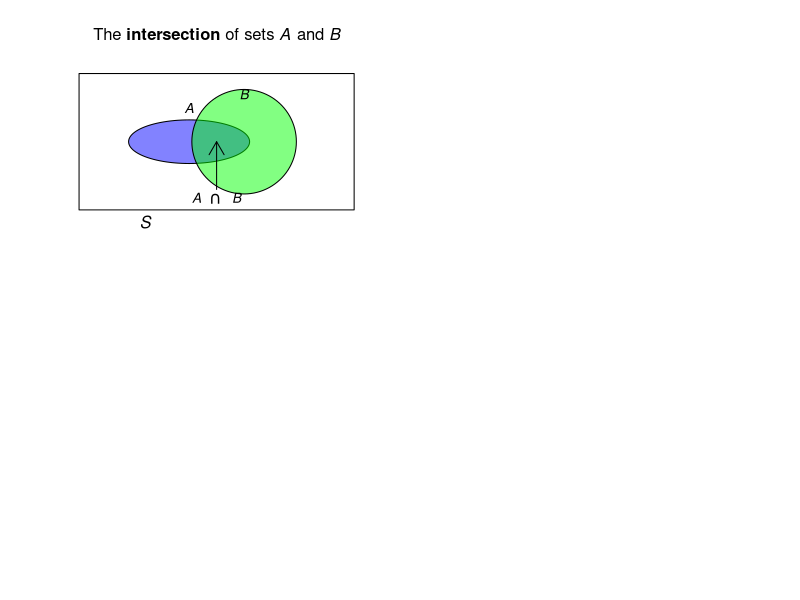

The R script that drew this image: (Note: this script raises an error after producing the figure.)
## ---- chunk 1
#par( mar = c(0.05, 0.05, 0.05, 0.05))
par(mfrow = c(2, 2) )


colourA <- rgb(0, 0, 255, 
               max = 255, 
               alpha = 125)
colourB <- rgb(0, 255, 0, 
               max = 255, 
               alpha = 125)
colourS <- rgb(100, 100, 100, 
               max = 255, 
               alpha = 125)


### INTERSECTION
plot( x = c(0, 1),
      y = c(0, 1),
      type = "n",
      ylab = "",
      xlab = "",
      main = expression(paste("The ", bold(intersection), " of sets ", italic(A), " and ", italic(B))) ,
      axes = FALSE)


polygon( x = c(0, 0, 1, 1),
         y = c(0, 1, 1, 0))
plotrix::draw.ellipse(x = 0.4, 
                     y = 0.5,
                     a = 0.22,
                     b = 0.16,
                     col = colourA)
plotrix::draw.circle(x = 0.6,
                     y = 0.5,
                     radius = 0.19,
                     col = colourB)
text(x = 0.4,
     y = 0.65,
     labels = expression(italic(A)), 
     pos = 3)
text(x = 0.6,
     y = 0.75,
     labels = expression(italic(B)), 
     pos = 3)
arrows( x0 = 0.5, 
        y0 = 0.15,
        x1 = 0.5,
        y1 = 0.5,
        length = 0.15,
        lwd = 1)
text(x = 0.5,
     y = 0.18,
     pos = 1,
     labels = expression(italic(A) ~~ intersect() ~~ italic(B)))
mtext(text = expression(italic(S)),
      side = 1,
      adj = 0.25)


### UNION
colour1 <- plotColour1

plot( x = c(0, 1),
      y = c(0, 1),
      type = "n",
      xlab= "",
      ylab= "",
      main = expression(paste("The ", bold(union), " of sets ", italic(A), " and ", italic(B))) ,
      axes = FALSE)


polygon( x = c(0, 0, 1, 1),
         y = c(0, 1, 1, 0))
plotrix::draw.ellipse(x = 0.4, 
                     y = 0.5,
                     a = 0.22,
                     b = 0.16,
                     col = colour1,
                     border = colour1)
plotrix::draw.circle(x = 0.6,
                     y = 0.5,
                     radius = 0.2,
                     col = colour1,
                     border = colour1)
text(x = 0.5,
     y = 0.5,
     labels = expression(italic(A) ~~ union() ~~ italic(B)))


text(x = 0.4,
     y = 0.75,
     labels = expression(italic(A)), 
     pos = 3)
text(x = 0.6,
     y = 0.75,
     labels = expression(italic(B)), 
     pos = 3)
mtext(text = expression(italic(S)),
      side = 1,
      adj = 0.25)



### SUBSET
plot( x = c(0, 1),
      y = c(0, 1),
      type = "n",
      xlab= "",
      ylab= "",
      main = expression(paste( italic(A), " is a ", bold(subset), " of ", italic(B))) ,
      axes = FALSE)


polygon( x = c(0, 0, 1, 1),
         y = c(0, 1, 1, 0))
plotrix::draw.ellipse(x = 0.52, 
                     y = 0.55,
                     a = 0.1,
                     b = 0.07,
                     col = colourA)
plotrix::draw.circle(x = 0.5,
                     y = 0.5,
                     radius = 0.2,
                     col = colourB)
text(x = 0.52,
     y = 0.65,
     labels = expression(italic(A)),
     pos = 1)
text(x = 0.5,
     y = 0.75,
     labels = expression(italic(B)),
     pos = 3)
mtext(text = expression(italic(S)),
      side = 1,
      adj = 0.25)




### COMPLEMENT
plot( x = c(0, 1),
      y = c(0, 1),
      type = "n",
      xlab= "",
      ylab= "",
      main = expression(paste("The ", bold(complement), " of ", italic(A) )) ,
      axes = FALSE)


polygon( x = c(0, 0, 1, 1),
         y = c(0, 1, 1, 0),
         col = plotColour)
plotrix::draw.ellipse(x = 0.4, 
                     y = 0.5,
                     a = 0.22,
                     b = 0.16,
                     col = "white")
text(x = 0.4,
     y = 0.4,
     labels = expression(italic(A)))
text(x = 0.75,
     y = 0.55,
     labels = expression(bar(italic(A))))
mtext(text = expression(italic(S)),
      side = 1,
      adj = 0.25)
## ---- chunk 2
colourE <- rgb(0, 0, 255, 
               max = 255, 
               alpha = 125)
colourG <- rgb(0, 255, 0, 
               max = 255, 
               alpha = 125)

plot( x = c(0, 1),
      y = c(0, 1),
      type = "n",
      ylab = "",
      xlab = "",
      main = expression(paste("Events ", italic(E), " and ", italic(G))) ,
      axes = FALSE)


polygon( x = c(0, 0, 1, 1),
         y = c(0, 1, 1, 0))
plotrix::draw.ellipse(x = 0.4, 
                     y = 0.5,
                     a = 0.2,
                     b = 0.19,
                     col = colourE)
plotrix::draw.ellipse(x = 0.6,
                     y = 0.5,
                     a = 0.2,
                     b = 0.21,
                     col = colourG)
text(x = 0.4,
     y = 0.25,
     labels = expression(italic(E)), 
     pos = 1)
text(x = 0.6,
     y = 0.25,
     labels = expression(italic(G)), 
     pos = 1)
mtext(text = expression(italic(S)),
      side = 1,
      adj = 0.25)

# The elements
text(x = c(0.1, 0.5),
     y = c(0.6, 0.9),
     cex = 1.5,
     labels = c("1",
                "3"))
text(x = c(0.52, 0.48),
     y = c(0.55, 0.42),
     cex = 1.5,
     labels = c("4",
                "6"))
text(x = 0.25,
     y = 0.50,
     cex = 1.5,
     labels = "2")
text(x = 0.75,
     y = 0.55,
     cex = 1.5,
     labels = "5" )
## ---- chunk 3
par( mar = c(1, 1, 1, 1) + 0.1 )

plot( x = c(-10, 70),
      y = c(0, 0),
      ylim = c(-30, 30),
      type = "l",
      lwd = 2,
      axes = FALSE,
      xlab = "",
      ylab = "")
for (i in seq(0, 70, by = 10)){
   lines( x = c(i, i),
          y = c(-3, 3),
          lwd = 2)
  text(x = i,
       y = -13,
       labels = as.character(i))
}

b1 <- 40
b2 <- 50
b1lo <- 10
b1hi <- 15
b2lo <- 20
b2hi <- 25
b1limit1 <- 60
b1limit2 <- 70

# B1
polygon(x = c(b1limit2, b1, b1, b1limit2),
        y = c(b1lo, b1lo, b1hi, b1hi),
        col = plotColour,
        border = NA) # No borders
lines(x = c(b1limit1, b1, b1, b1limit1),
      y = c(b1lo, b1lo, b1hi, b1hi),
      lwd = 1)
lines(x = c(b1limit1, b1limit2),
      y = c(b1lo, b1lo),
      lwd = 1,
      lty = 2)
lines(x = c(b1limit1, b1limit2),
      y = c(b1hi, b1hi),
      lwd = 1,
      lty = 2)


# B2
polygon(x = c(0, b2, b2, 0),
        y = c(b2lo, b2lo, b2hi, b2hi),
        col = plotColour)

# Text
text(0, (b1lo + b1hi)/2, 
     labels = expression(italic(B)[1]),
     pos = 2)
text(0, (b2lo + b2hi)/2, 
     labels = expression(italic(B)[2]),
     pos = 2)
## ---- chunk 4
VaccTable <-  array( dim = c(2, 2))
VaccTable[1, ] <- c("200 745", "33")
VaccTable[2, ] <- c("201 229", "115")

colnames(VaccTable) <- c("Number treated",
                         "Paralytic cases")
rownames(VaccTable) <- c("Vaccinated",
                         "Control")

if( knitr::is_latex_output() ) {
  knitr::kable(VaccTable,
               format = "latex",
               booktabs = TRUE,
               align = "r",
               longtable = FALSE,                
               escape = FALSE,
               caption = "The number of paralytic cases for two groups of children: one group of controls and another vaccinated with the Salk polio vaccine") %>%
    kable_styling(font_size = 10) %>%
    row_spec(0, bold = TRUE) 
}
if( knitr::is_html_output() ) {
  knitr::kable(VaccTable,
               escape = TRUE,
               format = "html",
               booktabs = TRUE,
               align = "r",
               longtable = FALSE,                
               caption = "The number of paralytic cases for two groups of children: one group of controls and another vaccinated with the Salk polio vaccine") %>%
    row_spec(0, bold = TRUE) 
}


## ---- chunk 5
set.seed(966141)                     # For repeatability
## ---- chunk 6
NumTosses <- 500 # Simulated tossing a coin 500 times
Tosses <- sample(x = c("H", "T"),    # Choose "H"  or  "T"
                 size = NumTosses,   # Do this 500 times
                 replace = TRUE)     # H and T can be reselected 
Tosses[1 : 10]                       # Show the first 10 results
## ---- chunk 7
TossNumber <- 1:NumTosses            # Sequence: toss number
PropHeads <- cumsum(Tosses == "H") / TossNumber
                                     # P(Heads) after each toss

plot(PropHeads,
     main = "The proportion of heads after\nso many tosses",
     xlab = "Toss number",          # Label on x-axis
     ylab = "Proportion of heads",  # Label on y-axis
     type = "l",       # Draw a "l"ine rather than "p"oints
     lwd = 2,          # Make axes labels horizontal
     ylim = c(0, 1),   # y-axis limits
     las = 1,          # Make axes labels horizontal
     col = "blue")     # Line colour: blue
abline( h = 0.5,       # Draw horizontal line at y = 0.5
        col = "grey")  # Make line grey in colour
## ---- chunk 8
# http://www.bom.gov.au/jsp/ncc/cdio/weatherData/av?p_nccObsCode=139&p_display_type=dataFile&p_startYear=&p_c=&p_stn_num=044021
CR <- read.csv("./Data/IDCJAC0001_044021/IDCJAC0001_044021_Data12.csv")

numAprils <- length(CR$Apr)
numZeros <- sum(CR$Apr == 0)
probZero <- numZeros/numAprils
probRain <- 1 - probZero

minYear <- min(CR$Year)
maxYear <- max(CR$Year)
numYears <- maxYear - minYear + 1
## ---- chunk 9
par( mfrow = c(1, 2))

Heights <- c(0, 0, 50, 30, 10, 10)

barplot(height = Heights,
        width = 10,
        space = 0,
        xlab = "Throwing distance (in m)",
        main = "Throwing distance regions",
        col = plotColour,
        axes = FALSE)
axis(side = 1,
     at = seq(0, 60,
              by = 10) )
axis(side = 2,
     las = 1,
     at = seq(0, 50,
              by = 10),
     labels = c("0", 
                expression(italic(k)),
                expression(2*italic(k)),
                expression(3*italic(k)),
                expression(4*italic(k)),
                expression(5*italic(k)) ) )
text(25, 20,
     cex = 0.8,
     labels = "50%")
text(35, 20,
     cex = 0.8,
     labels = "30%")
text(45, 5,
     cex = 0.8,
     labels = "10%")
text(55, 5,
     cex = 0.8,
     labels = "10%")


barplot(height = Heights,
        width = 10,
        space = 0,
        xlab = "Throwing distance (in m)",
        main = "Throwing distance regions:\n rough probability model",
        col = plotColour,
        axes = FALSE)
axis(side = 1,
     at = seq(0, 60,
              by = 10) )
axis(side = 2,
     las = 1,
     at = seq(0, 50,
              by = 10),
     labels = c("0", 
                "0.01",
                "0.02",
                "0.03",
                "0.04",
                "0.05") )

## ---- chunk 10
#https://data.longpaddock.qld.gov.au/SeasonalClimateOutlook/SouthernOscillationIndex/SOIDataFiles/MonthlySOIPhase1887-1989Base.txt

SOIPhases <- read.table("./Data/MonthlySOIPhase1887-1989Base.txt",
                        header = TRUE)
SOIPhasesApril <- subset(SOIPhases,
                         Month == 4)
CRApril <- data.frame(Year = CR$Year,
                      Apr = CR$Apr)
ChApril <- merge(CRApril, SOIPhasesApril, "Year")

ChAprilTable <- xtabs( ~ (Apr > 0) + Phase, 
                       data = ChApril)

rownames(ChAprilTable) <- c("No rain",
                            "Rain")
colnames(ChAprilTable) <- c("Phase 1",
                            "Phase 2",
                            "Phase 3",
                            "Phase 4",
                            "Phase 5")
## ---- chunk 11
L <- sum(ChApril$Apr > 30)
R <- sum(ChApril$Apr > 0) 
Number <- length(ChApril$Apr)

Prob30 <- L / Number
Prob0 <- R / Number

CProb30 <- Prob30 / Prob0
## ---- chunk 12
MumpsTable <- array( dim = c(2, 3))

MumpsTable[1, ] <- c(63, 21, 63 + 21)
MumpsTable[2, ] <- c(36, 12, 36 + 12)

rownames(MumpsTable) <- c("Females",
                          "Males")
colnames(MumpsTable) <- c("Complied with isolation",
                          "Did not comply with isolation",
                          "TOTAL")


if( knitr::is_latex_output() ) {
  knitr::kable(MumpsTable,
               format = "latex",
               booktabs = TRUE,
               align = "r",
               longtable = FALSE,                
               escape = FALSE,
               caption = "Students response to isolation request at a Kansas university") %>%
    kable_styling(font_size = 10) %>%
    row_spec(0, bold = TRUE) 
}
if( knitr::is_html_output() ) {
  knitr::kable(MumpsTable,
               escape = TRUE,
               format = "html",
               booktabs = TRUE,
               align = "r",
               longtable = FALSE,                
               caption = "Students response to isolation request at a Kansas university") %>%
    row_spec(0, bold = TRUE) 
}
## ---- chunk 13
PeaTable <- array(dim = c(2, 2) )

colnames(PeaTable) <- c("Yellow", 
                        "Green")
rownames(PeaTable) <- c("Rounded", 
                        "Wrinkled")

PeaTable[1, ] <- c(0.5665,
                   0.1942)
PeaTable[2, ] <- c(0.1817,
                   0.0576)
                   
if( knitr::is_latex_output() ) {
  knitr::kable(PeaTable,
               format = "latex",
               booktabs = TRUE,
               align = "r",
               longtable = FALSE,                
               escape = FALSE,
               caption = "The second generation results from Mendel's experiment, crossing a pure line of round yellow peas with a pure line of wrinkled green peas") %>%
    kable_styling(font_size = 10) %>%
    row_spec(0, bold = TRUE) 
}
if( knitr::is_html_output() ) {
  knitr::kable(PeaTable,
               escape = TRUE,
               format = "html",
               booktabs = TRUE,
               align = "r",
               longtable = FALSE,                
               caption = "The second generation results from Mendel's experiment, crossing a pure line of round yellow peas with a pure line of wrinkled green peas") %>%
    row_spec(0, bold = TRUE) 
}

## ---- chunk 14
par(mar = c(1, 0.5, 0.6, 0.5) + 0.1)

plot( x = c(0, 1),
      y = c(0, 1),
      type = "n",
      main = "Tree diagram for the breast cancer example",
      xlab = "",
      ylab = "",
      axes = FALSE)
#STEP 1
lines( x = c(0.2, 0.40),
       y = c(0.5, 0.75),
       lwd = 2)
lines( x = c(0.2, 0.40),
       y = c(0.5, 0.25),
       lwd = 2)
# STEP 2
lines( x = c(0.60, 0.80),
       y = c(0.75, 0.90),
       lwd = 2)
lines( x = c(0.60, 0.80),
       y = c(0.75, 0.60),
       lwd = 2)

lines( x = c(0.60, 0.80),
       y = c(0.25, 0.40),
       lwd = 2)
lines( x = c(0.60, 0.80),
       y = c(0.25, 0.10),
       lwd = 2)

# TEXT
text(x = 0.50,
     y = 0.75,
     labels = expression("Cancer,"~italic(C)))
text(x = 0.50,
     y = 0.25,
     labels = expression("Cancer,"~bar(italic(C))) )

text(x = 0.90,
     y = 0.90,
     labels = expression("+ve test,"~italic(D)) )
text(x = 0.90,
     y = 0.60,
     labels = expression("-ve test,"~bar(italic(D))) )

text(x = 0.90,
     y = 0.40,
     labels = expression("+ve test,"~italic(D)) )
text(x = 0.90,
     y = 0.10,
     labels = expression("-ve test,"~bar(italic(D))) )

# ADD PROBS
text(x = 0.38,
     y = 0.63,
     cex = 0.9,
     labels = "0.02")
text(x = 0.38,
     y = 0.37,
     cex = 0.9,
     labels = "0.98")

text(x = 0.65,
     y = 0.84,
     cex = 0.9,
     labels = "0.75")
text(x = 0.65,
     y = 0.66,
     cex = 0.9,
     labels = "0.25")

text(x = 0.65,
     y = 0.34,
     cex = 0.9,
     labels = "0.10")
text(x = 0.65,
     y = 0.16,
     cex = 0.9,
     labels = "0.90")

## STEPS
text(x = 0.50,
     y = 0.01,
     label = expression(bold("Step 1"))
     )
text(x = 0.90,
     y = 0.01,
     label = expression(bold("Step 2"))
     )
## ---- chunk 15
BreastTable <- array(dim = c(2, 3))

colnames(BreastTable) <- c("+ive test",
                           "-ive test",
                           "Total")
rownames(BreastTable) <- c("Has breast cancer",
                           "Does not have breast cancer")
BreastTable[1, ] <- c("0.75 x 0.02 = 0.015",
                      "0.25 x 0.02 = 0.005",
                      "0.02")
BreastTable[2, ] <- c("0.10 x 0.98 = 0.098",
                      "0.90 x 0.98 = 0.882",
                      0.98)

if( knitr::is_latex_output() ) {
  knitr::kable(BreastTable,
               format = "latex",
               booktabs = TRUE,
               align = "r",
               longtable = FALSE,                
               escape = FALSE,
               caption = "The probabilities from the breast cancer example") %>%
    kable_styling(font_size = 10) %>%
    row_spec(0, bold = TRUE) 
}
if( knitr::is_html_output() ) {
  knitr::kable(BreastTable,
               escape = TRUE,
               format = "html",
               booktabs = TRUE,
               align = "r",
               longtable = FALSE,                
               caption = "The probabilities from the breast cancer example") %>%
    row_spec(0, bold = TRUE) 
}
## ---- chunk 16
par( mfrow = c(2, 2))
colourCancer <- rgb(0, 0, 255, 
                    max = 255,
                    alpha = 125)
colourPos  <- rgb(0, 255, 0, 
                  max = 255, 
                  alpha = 125)

plot( x = c(0, 1),
      y = c(0, 1),
      type = "n",
      ylab = "",
      xlab = "",
      main = expression(paste("Events ", italic(C), " and ", bar(italic(C)))),
      axes = FALSE)

polygon( x = c(0, 0, 1, 1),
         y = c(0, 1, 1, 0))
plotrix::draw.circle(x = 0.4, 
                     y = 0.5,
                     radius = 0.2,
                     col = colourCancer)
text(x = 0.4,
     y = 0.5,
     labels = expression(paste(italic(C), ": 0.02")))
text(x = 0.8,
     y = 0.5,
     labels = expression(paste(bar(italic(C)), ": 0.98")))
mtext(text = expression(italic(S)),
      side = 1,
      adj = 0.25)


###############


plot( x = c(0, 1),
      y = c(0, 1),
      type = "n",
      ylab = "",
      xlab = "",
      main = expression(paste("Events ", italic(D), " and ", bar(italic(D)))) ,
      axes = FALSE)


polygon( x = c(0, 0, 1, 1),
         y = c(0, 1, 1, 0))

plotrix::draw.circle(x = 0.6,
                     y = 0.5,
                     radius = 0.2,
                     col = colourPos)

text(x = 0.6,
     y = 0.5,
     labels = expression(paste(italic(D), ": 0.113")))
text(x = 0.2,
     y = 0.5,
     labels = expression(paste( bar(italic(D)), ": 0.887")))

mtext(text = expression(italic(S)),
      side = 1,
      adj = 0.25)


####################


plot( x = c(0, 1),
      y = c(0, 1),
      type = "n",
      ylab = "",
      xlab = "",
      main = expression(paste("Events ", italic(C), " and ", italic(D))) ,
      axes = FALSE)


polygon( x = c(0, 0, 1, 1),
         y = c(0, 1, 1, 0))
plotrix::draw.circle(x = 0.4, 
                     y = 0.5,
                     radius = 0.2,
                     col = colourCancer)
plotrix::draw.circle(x = 0.6,
                     y = 0.5,
                     radius = 0.2,
                     col = colourPos)
text(x = 0.3,
     y = 0.5,
     labels = expression(italic(C)))
text(x = 0.7,
     y = 0.5,
     labels = expression(italic(D)))
mtext(text = expression(italic(S)),
      side = 1,
      adj = 0.25)


#################



plot( x = c(0, 1),
      y = c(0, 1),
      type = "n",
      ylab = "",
      xlab = "",
      main = expression("The probabilities in each section"),
      axes = FALSE)


polygon( x = c(0, 0, 1, 1),
         y = c(0, 1, 1, 0))
plotrix::draw.circle(x = 0.4, 
                     y = 0.5,
                     radius = 0.2,
                     col = colourCancer)
plotrix::draw.circle(x = 0.6,
                     y = 0.5,
                     radius = 0.2,
                     col = colourPos)
text(x = 0.3,
     y = 0.5,
     labels = "0.005")
text(x = 0.7,
     y = 0.5,
     labels = "0.098")
text(x = 0.7,
     y = 0.85,
     labels = expression(bar(italic(C)) ~ intersect() ~ bar(italic(D)) ~ ": 0.882") )
mtext(text = expression(italic(S)),
      side = 1,
      adj = 0.25)

# Intersection
text(x = 0.5, 
     y = 0.5, 
     label = "0.015")
## ---- chunk 17
Die1 <- 1:6
Die2 <- 1:6

DieSum <- outer(Die1, Die2,
                FUN = "+")

rownames(DieSum) <- paste("Die 1:", 1:6)
colnames(DieSum) <- paste("Die 2:", 1:6)


if( knitr::is_latex_output() ) {
  knitr::kable(DieSum,
               format = "latex",
               booktabs = TRUE,
               align = "r",
               longtable = FALSE,
               linesep = c("", "", "\\addlinespace"),
               escape = FALSE,
               caption = "The sum of rolling two dice") %>%
    kable_styling(font_size = 10) %>%
    row_spec(0, bold = TRUE) %>%
    column_spec(1, bold = TRUE)
}
if( knitr::is_html_output() ) {
  knitr::kable(DieSum,
               escape = TRUE,
               format = "html",
               booktabs = TRUE,
               align = "r",
               longtable = FALSE,                
               caption = "The sum of rolling two dice") %>%
    row_spec(0, bold = TRUE) %>%
    column_spec(1, bold = TRUE)
}
## ---- chunk 18
set.seed(93671) # For reproducibility

NumSims <- 1000  # The number of simulations
# Choose the door where the car is hiding:
CarDoor <- sample(1:3,  # Could be behind Door 1, 2 or 3
                  size = NumSims, # Repeat
                  replace = TRUE)
# Choose the contestants initial choice:
FirstChoice <- sample(1:3,  # Could guess Door 1, 2 or 3
                  size = NumSims, # Repeat
                  replace = TRUE)

# Compute the chances of winning the car:
WinByNotSwitching  <- sum( CarDoor == FirstChoice)
WinBySwitching     <- sum( CarDoor != FirstChoice)

c(WinByNotSwitching, WinBySwitching) / NumSims
## ---- chunk 19
PreHours <- c(10.0, 6.5, 8.0, 12.0, 5.0, 11.5, 
              5.0, 3.5, 7.5, 5.8, 4.7, 8.0, 7.0,
              17.0, 8.8, 17.0, 15.0, 4.4, 2.0)
             
PreMins <- c(6.5, 14.0, 13.5, 18.0, 14.5, 9.0,
             18.0, 42.0, 7.5, 6.0, 25.0, 12.0, 
             52.0, 20.0, 16.0, 15.0, 11.5, 2.5, 2.0)

sum( PreMins > PreHours)
## ---- chunk 20
set.seed(869812)
## ---- chunk 21
HigherMins <- array(dim = 19)  # For storing the info 

#For each patient:
for (i in 1:19){ 
  # Select 1 option from either "Hours" or "Mins 
  # to be higher,  with 0.5 prob for each option:
  WhichHigher <- sample(x = c("Hours", "Mins"), 
                        size = 1, 
                        prob = c(0.5, 0.5) )
  # Record keeping: 1 means higher for "Mins"
  HigherMins[i] <- WhichHigher == "Mins"
}
## ---- chunk 22
# So for this simulation:
HigherMins
## ---- chunk 23
# For this simulation, how many higher for "Mins"?
sum(HigherMins)
## ---- chunk 24
set.seed(869812)
## ---- chunk 25
numSims <- 1000   # 1000 simulations
# Record the outcome for each simulation:
NumHigherMins <- array( dim = numSims)

for (n in 1:numSims){
  #For each patient:
  for (i in 1:19){ 
    # Select 1 either "Hours" or "Mins to be higher, 
    # with 0.5 prob for each option:
    WhichHigher <- sample(x = c("Hours", "Mins"), 
                          size = 1, 
                          prob = c(0.5, 0.5) )
    # Record keeping: 1 means higher for "Mins"
    HigherMins[i] <- WhichHigher == "Mins"
  }
  # So for this simulation:
  HigherMins
  # For this simulation, how many higher for "Mins"?
  NumHigherMins[n] <- sum(HigherMins)
}
## ---- chunk 26
# Percentage of times when this many have Mins as the higher:
SummaryTable <- table(NumHigherMins) / numSims * 100
SummaryTable
## ---- chunk 27
nums <- as.character(12:19) # 12 to 19, as characters
SummaryTable[nums]
sum(SummaryTable[nums], na.rm = TRUE)
## ---- chunk 28
PC.hi <- sum(SummaryTable[nums], na.rm = TRUE)

nums.lo <- as.character(1:7) # 1:7, as characters
PC.lo <- sum(SummaryTable[nums.lo], na.rm = TRUE)
## ---- chunk 29
EdTable <- array( NA, dim = c(4, 2) )
rownames(EdTable) <- c("Females",
                       "Males",
                       "Females",
                       "Males")
colnames(EdTable) <- c("Number first nations students",
                       "Number non-first nation students")

EdTable[, 1] <- c(2540, 2734, 391, 362)
EdTable[, 2] <- c(21219, 22574, 9496, 9963)


if( knitr::is_latex_output() ) {
  knitr::kable(EdTable,
               format = "latex",
               booktabs = TRUE,
               align = "r",
               longtable = FALSE,                
               escape = FALSE,
               format.args = list(big.mark = ","),
               caption = "The number of first nation and non-first nation students in various Queensland schools in 2019") %>%
     kable_styling(font_size = 10) %>%
     column_spec(column = 2, width = "30mm") %>%
     column_spec(column = 3, width = "30mm") %>%
     pack_rows("Government schools",                         
                start_row = 1, 
                end_row = 2, 
                bold = FALSE, 
                italic = TRUE) %>%
     pack_rows("Non-government schools",                         
                start_row = 3, 
                end_row = 4, 
                bold = FALSE, 
                italic = TRUE) %>%
    row_spec(0, bold = TRUE) 
}
if( knitr::is_html_output() ) {
  knitr::kable(EdTable,
               escape = TRUE,
               format = "html",
               booktabs = TRUE,
               align = "r",
               longtable = FALSE,
               caption = "The number of first nation and non-first nation students in various Queensland schools in 2019") %>%
     pack_rows("Government schools",                         
                start_row = 1, 
                end_row = 2, 
                bold = FALSE, 
                italic = TRUE) %>%
     pack_rows("Non-government schools",                         
                start_row = 3, 
                end_row = 4, 
                bold = FALSE, 
                italic = TRUE) %>%
    row_spec(0, bold = TRUE) 
}
